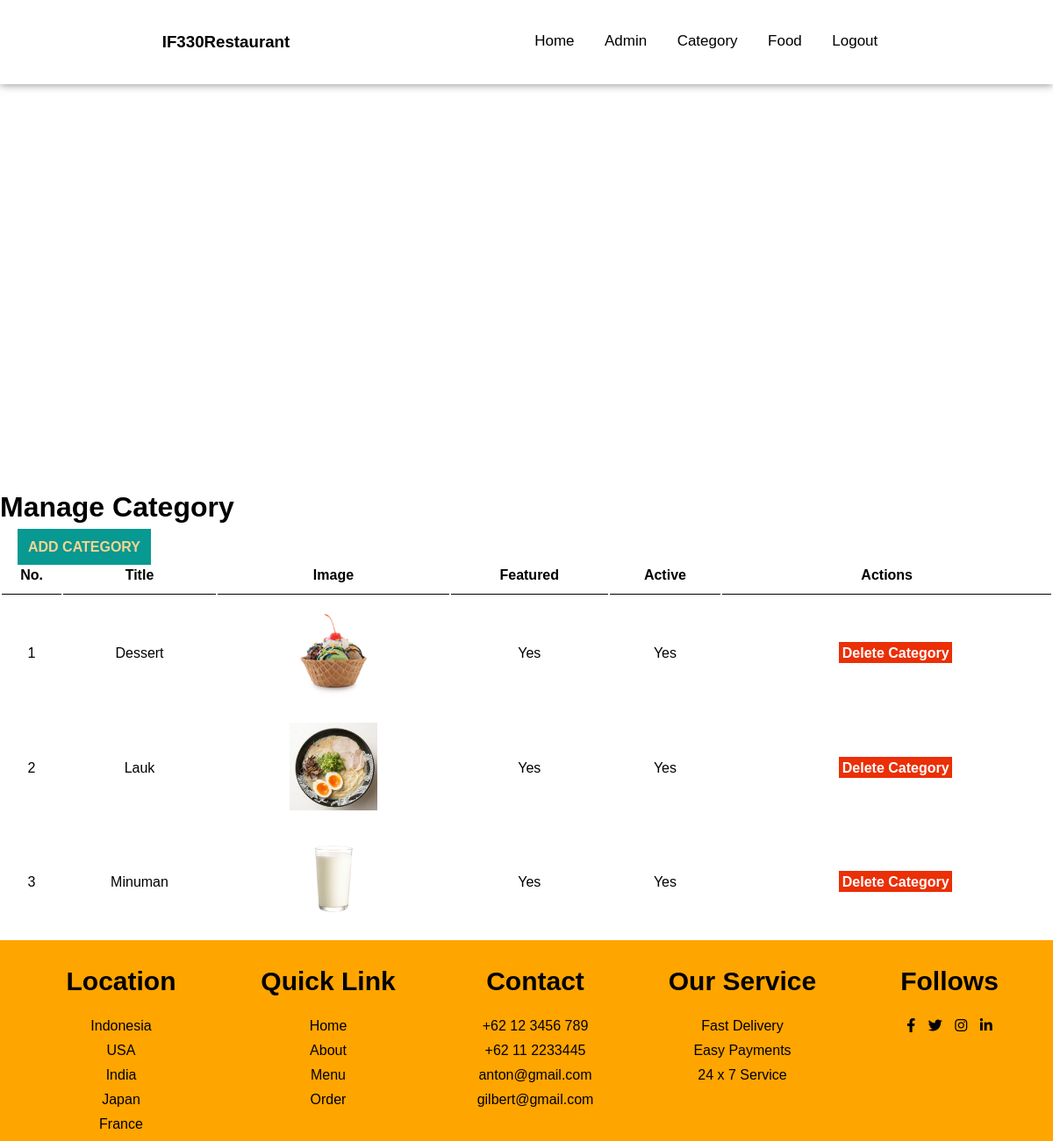
Page /ADMIN/manage_category.php (signed in) on the committed database.
### tables this page shows
CREATE TABLE `cart` (
  `id` int(100) NOT NULL,
  `title` varchar(100) NOT NULL,
  `image_name` varchar(255) NOT NULL,
  `featured` varchar(10) NOT NULL,
  `active` varchar(10) NOT NULL
);

### ADMIN/manage_category.php (the view, shortened to what this page needs)
<?php include 'admin_header.php';?>
<body>
     <div class="main-content">
        <div class="wrapper">
            <h1>Manage Category</h1>
            <br />
            <a href="<?php echo SITEURL?>/ADMIN/add-category.php" class="btn-primary">ADD CATEGORY</a>
            <br />
            <table class="tbl-full">
                <tr>
                    <th>No.</th>
                    <th>Title</th>
                    <th>Image</th>
                    <th>Featured</th>
                    <th>Active</th>
                    <th>Actions</th>
                </tr>
                <?php
                    $sql = "SELECT * FROM cart";
                    $res = mysqli_query($conn, $sql);
                    $count = mysqli_num_rows($res);
                    $no = 1;
                    if($count>0)
                    {
                        while ($row=mysqli_fetch_assoc($res))
                        {
                            $id = $row['id'];
                            $title = $row['title'];
                            $image_name = $row['image_name'];
                            $featured = $row['featured'];
                            $active = $row['active'];
                            ?>
                                <tr>
                                    <td><?php echo $no++;?></td>
                                    <td><?php echo $title;?></td>
                                    <td>
                                        <?php
                                            if($image_name!="")
                                            {
                                                ?>
                                                <img src="<?php echo SITEURL;?>/images/Category/<?php echo $image_name?>" width="100px">
                                                <?php
                                            }else{
                                                echo "No Image";
                                            }
                                        ?>
                                    </td>
                                    <td><?php echo $featured?></td>
                                    <td><?php echo $active?></td>
                                    <td>
                                        <a href="<?php echo SITEURL;?>/ADMIN/delete-category.php?id=<?php echo $id;?>&image_name=<?php echo $image_name?>" class="btn-danger">Delete Category</a>
                                    </td>
                                </tr>
                            <?php
                        }
                    }
                ?>
            </table>
        </div>
     </div>
</body>
<?php include '../HTML/Footer.php'; ?>

### CSS/home.css (style rules this page uses)
* { margin: 0; padding: 0; box-sizing: border-box; font-family: sans-serif; }
html { scroll-behavior: smooth; }

### ADMIN/manage_category.php (style rules this page uses)
.tbl-full { width: 100%; }
table tr th { border-bottom: 1px solid black; padding: 1%; }
table tr td { padding: 1%; text-align: center; }
.btn-primary { background-color: #079992; padding: 1%; margin-left: 20px; color: #fad390; text-decoration: none; font-weight: bold; }
.btn-danger { background-color: #eb2f06; padding: 1%; margin-left: 20px; color:white; text-decoration: none; font-weight: bold; }

### rows in the picture
cart: title "Dessert", image_name (picture), featured "Yes", active "Yes"
cart: title "Lauk", image_name (picture), featured "Yes", active "Yes"
cart: title "Minuman", image_name (picture), featured "Yes", active "Yes"
